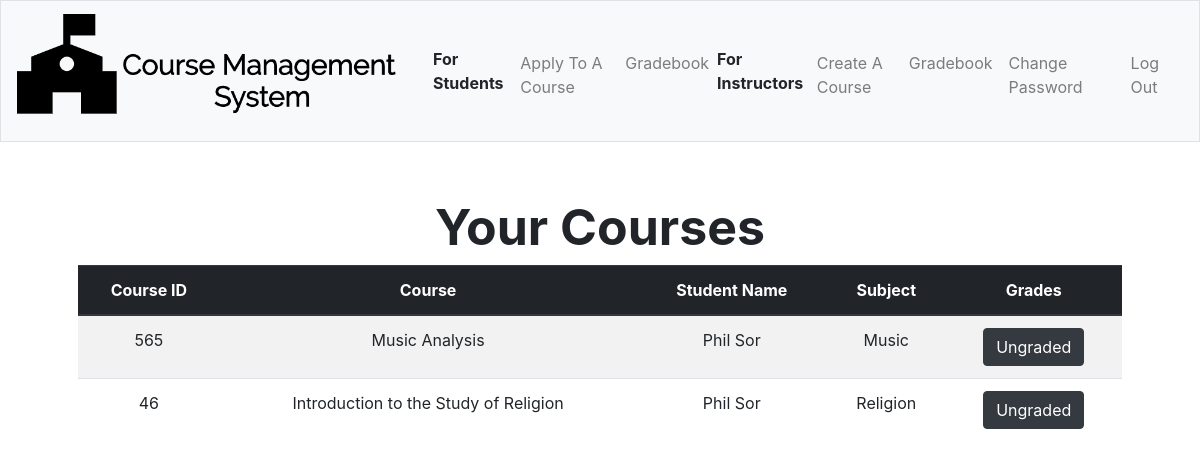
Page /instructorgrade (signed in) on the committed database.
### tables this page shows
CREATE TABLE 'grades' ('student_id' integer, 'course_id' integer, 'instructor_id' integer, 'grade' INTEGER DEFAULT 'Ungraded', 'notes' text DEFAULT 'None');

CREATE TABLE 'courses' ('id' integer PRIMARY KEY NOT NULL, 'instructor' text, 'name' text, 'total' INTEGER, 'subject' text, 'price' integer DEFAULT 650, 'level' text);

### application.py (the view)
@app.route("/instructorgrade", methods=["GET", "POST"])
@login_required
def instructorgrade():
    if request.method =="GET":
        usertype = db.execute("SELECT type FROM users WHERE id = :user_id",
                            user_id = session["user_id"])[0]["type"]
        if usertype == "a student":
            return apology("This page is for instructors only", 400)
        elif usertype == "an instructor":
            courses =   db.execute("SELECT * FROM courses JOIN grades ON courses.id = grades.course_id WHERE grades.instructor_id = :user_id ORDER BY subject;",
                        user_id = session["user_id"])
            for row in courses:
                fname = db.execute("SELECT first FROM users WHERE id = :student_id",
                                    student_id = row["student_id"])
                lname = db.execute("SELECT last FROM users WHERE id = :student_id",
                                    student_id = row["student_id"])
                name = fname[0]["first"] + " " + lname[0]["last"]
                row["student_name"] = name
            return render_template("instructorgrade.html", courses = courses)
    elif request.method == "POST":
        session['cid'] = request.form.get('cid')
        return redirect("/grade")

### application.py (called while the page is built)
@app.after_request
def after_request(response):
    response.headers["Cache-Control"] = "no-cache, no-store, must-revalidate"
    response.headers["Expires"] = 0
    response.headers["Pragma"] = "no-cache"
    return response

### helpers.py (called while the page is built)
def login_required(f):
    @wraps(f)
    def decorated_function(*args, **kwargs):
        if session.get("user_id") is None:
            return redirect("/login")
        return f(*args, **kwargs)
    return decorated_function

### templates/instructorgrade.html (shortened to what this page needs)
{% extends "layout.html" %}
{% block main %}
<div style = "font-size: 50px; text-align:middle;"> <b> Your Courses</b></div>
<table class="table table-striped">
        <thead class="thead-dark">
            <tr>
                <th>Course ID</th>
                <th>Course</th>
                <th>Student Name</th>
                <th>Subject</th>
                <th>Grades</th>
            </tr>
        </thead>
         <tbody>
                {% for row in courses %}
                <tr>
                    <td>{{row["id"]}}</td>
                    <td>{{row["name"]}}</td>
                    <td>{{row["student_name"]}}</td>
                    <td>{{row["subject"]}}</td>
                    {% if row["grade"] == "Ungraded" %}
                    <form action="/instructorgrade" method="post">
                    <td><button class="btn btn-dark" name = "cid" type="submit" value = "{{row['id']}}">Ungraded</button></td>
                    </form>
                    {% else %}
                    <td>{{row["grade"]}}</td>
                    {% endif %}
                </tr>
                {% endfor %}
        </tbody>
    </table>
{% endblock %}

### rows in the picture
grades: id "565", name "Music Analysis", student_name "Phil Sor", subject "Music"
grades: id "46", name "Introduction to the Study of Religion", student_name "Phil Sor", subject "Religion"
